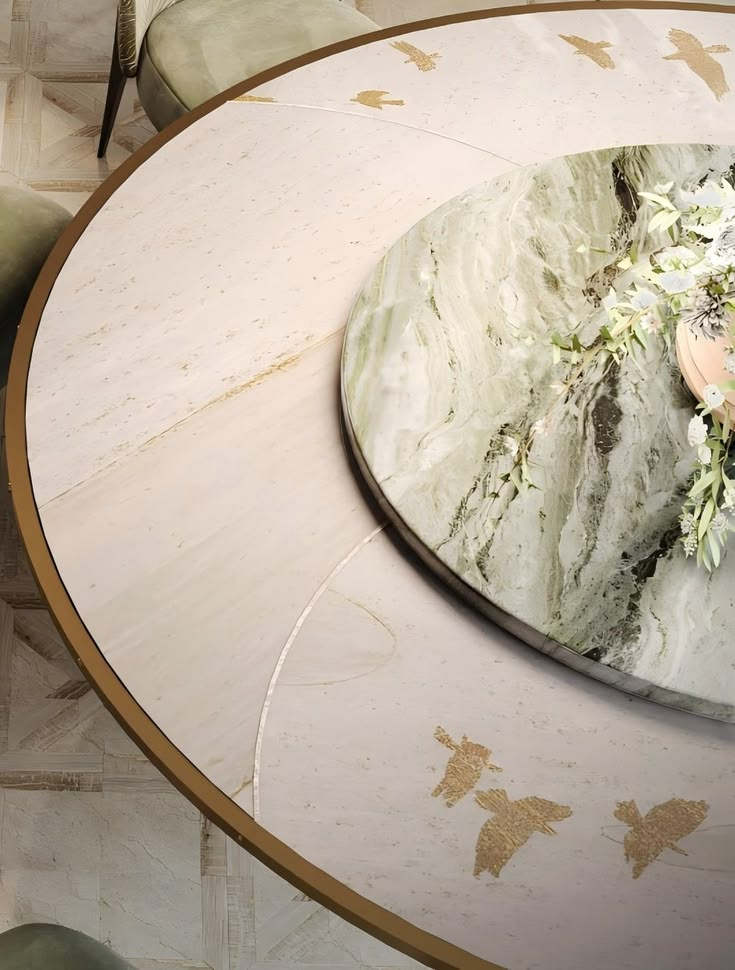
#> input picture table.jpg, 735 x 970 px
$ python make_table.py
#> lines starting #> are read from the running program, lines starting #| are printed output that depends on the picture; after the words box and inside, x2 and y2 are one past the last pixel; in counts of white or black regions, pixels touching at a corner belong together
"""Build the turning table's top from the owner's table photo (table.jpg).

Outputs to web/public/scene/:
  table-top.webp   the whole round top seen from straight above, so the stage
                   can turn it: white travertine, gold birds, the green marble
                   centre and the brass rim, with transparent corners
  table-edge.webp  a seamless strip of the brass band for the table's front edge

table.jpg is a photo from above at an angle, cut off on the right: about 140
degrees of the table, with its centre outside the frame. So the top is put
back together from the real pixels:
  1. The brass rim is an ellipse in the photo (fitted to the rim's pixels);
     an affine map turns it into a circle.
  2. The travertine ring, its seams and the rim come from one 90-degree slice
     with no birds in it, mirrored four times round, so it has no seam.
  3. The marble centre is a separate, raised disc (its own ellipse, measured
     by hand along its top edge). Its clean left part, clear of the flowers,
     is cut out and mirrored once, as stone slabs are bookmatched.
  4. The photo's two groups of gold birds are cut out and set at four even
     places round the ring.
  5. The photo's light falls from one side; it is evened out round the ring,
     or it would spin with the table.
The flower centrepiece is left out: it cannot be repeated round a turning top.
"""
import os

import cv2
import numpy as np
from PIL import Image

HERE = os.path.dirname(os.path.abspath(__file__))
SRC = os.path.join(HERE, "..", "table.jpg")
OUT = os.path.join(HERE, "..", "web", "public", "scene")

SIZE = 1400  # output diameter in px; the stage draws the top up to ~1.2x a phone width
# Fitted in table.jpg (735 x 970): centre, full axes, angle (cv2.fitEllipse).
RIM = ((775.34, 536.50), (1019.22, 1556.40), 105.20)
MARBLE = ((712.19, 428.67), (552.68, 766.93), 106.34)
RIM_OUTER = 1.009  # x rim radius: the fit runs down the rim's middle
SLICE = (326, 56)  # degrees, in the flattened view: travertine with no birds in it
MARBLE_PATCH = (390, 270, 490, 530)  # photo box: marble clear of the flowers' stems and of its edge
MARBLE_CONTRAST = 1.18  # the patch is the pale side of the slab: give back its depth
MARBLE_OUT = 0.49  # marble radius on the output, x table radius (measured ratio)
BEVEL = 0.014  # the marble's dark edge
BEVEL_SHADE = 0.55
RING_SKIP = 0.035  # skip the marble's shadow on the travertine next to it
# Gold bird groups in the flattened view: (degrees, radii), and the turns
# that set copies of them round the ring. The far group's ring starts past the
# flowers, whose leaves are almost gold.
BIRD_GROUPS = [((280, 320), (0.72, 0.99), [0, 180]), ((52, 94), (0.56, 0.95), [-44, 136])]
LIGHT_SMOOTH_DEG = 25
EDGE_SIZE = (1200, 96)


def axes_of(ellipse):
    (cx, cy), (w, h), angle = ellipse
    t = np.deg2rad(angle)
    e1 = np.array([np.cos(t), np.sin(t)])  # the axis of length w
    e2 = np.array([-np.sin(t), np.cos(t)])  # the axis of length h
    return np.array([cx, cy]), w / 2, h / 2, e1, e2


def photo_point(u, v):
    """Flattened (u, v), in rim radii from the table centre, -> photo x, y."""
    c, a1, a2, e1, e2 = axes_of(RIM)
    return c[0] + u * a2 * e2[0] + v * a1 * e1[0], c[1] + u * a2 * e2[1] + v * a1 * e1[1]


def flatten_point(x, y):
    """Photo x, y -> flattened (u, v): the inverse of photo_point."""
    c, a1, a2, e1, e2 = axes_of(RIM)
    d = np.stack([np.asarray(x) - c[0], np.asarray(y) - c[1]], -1)
    return d @ e2 / a2, d @ e1 / a1


def marble_edge(phi):
    """Distance from the table centre to the marble's edge along angle phi (flattened)."""
    c, a1, a2, e1, e2 = axes_of(MARBLE)
    t = np.linspace(0, 2 * np.pi, 4000, endpoint=False)
    x = c[0] + np.cos(t) * a1 * e1[0] + np.sin(t) * a2 * e2[0]
    y = c[1] + np.cos(t) * a1 * e1[1] + np.sin(t) * a2 * e2[1]
    u, v = flatten_point(x, y)
    ang = np.mod(np.arctan2(v, u), 2 * np.pi)
    rad = np.hypot(u, v)
    order = np.argsort(ang)
    ang, rad = ang[order], rad[order]
    return np.interp(np.mod(phi, 2 * np.pi), ang, rad, period=2 * np.pi)


def folded(phi_deg, start, end):
    """Fold any angle into the slice, mirroring every other copy so edges meet."""
    width = (end - start) % 360
    k = np.floor(phi_deg / width)
    local = phi_deg - k * width
    local = np.where(k % 2 == 1, width - local, local)
    return start + local


def sample(photo, u, v):
    x, y = photo_point(u, v)
    return cv2.remap(photo, x.astype(np.float32), y.astype(np.float32), cv2.INTER_LINEAR, borderMode=cv2.BORDER_REFLECT)


def even_light(img, rho, phi_deg, inside):
    """Divide out the photo's one-sided light, angle by angle round the ring."""
    lum = img.mean(axis=2)
    bins = np.mod(np.round(phi_deg), 360).astype(int)
    sums = np.bincount(bins[inside], lum[inside], minlength=360)
    counts = np.bincount(bins[inside], minlength=360)
    mean = np.where(counts > 0, sums / np.maximum(counts, 1), np.nan)
    known = ~np.isnan(mean)
    mean = np.interp(np.arange(360), np.arange(360)[known], mean[known], period=360)
    k = np.exp(-0.5 * (np.arange(-60, 61) / LIGHT_SMOOTH_DEG) ** 2)
    smooth = np.convolve(np.concatenate([mean[-60:], mean, mean[:60]]), k / k.sum(), "same")[60:-60]
    gain = smooth.mean() / smooth[bins]
    return np.clip(img * np.where(inside, gain, 1.0)[..., None], 0, 255)


def birds_layer(photo, rho, phi):
    """The photo's gold birds, cut out and set round the ring. Returns (rgb, alpha)."""
    rgb = np.zeros((SIZE, SIZE, 3), np.float32)
    alpha = np.zeros((SIZE, SIZE), np.float32)
    phi_deg = np.degrees(phi)
    for (start, end), (near, far), shifts in BIRD_GROUPS:
        in_ring = (rho > near) & (rho < far)
        for shift in shifts:
            src_deg = phi_deg - shift
            local = np.mod(src_deg - start, 360)
            here = in_ring & (local < (end - start) % 360)
            src_phi = np.radians(src_deg)
            px = sample(photo, rho * np.cos(src_phi), rho * np.sin(src_phi)).astype(np.float32)
            hsv = cv2.cvtColor(px.astype(np.uint8), cv2.COLOR_BGR2HSV).astype(np.float32)
            gold = (hsv[..., 0] >= 9) & (hsv[..., 0] <= 24) & (hsv[..., 1] > 70) & (hsv[..., 2] > 70)
            mask = cv2.GaussianBlur((gold & here).astype(np.float32), (0, 0), 0.9)
            rgb = np.where(mask[..., None] > alpha[..., None], px, rgb)
            alpha = np.maximum(alpha, mask)
    return rgb, np.clip(alpha * 1.4, 0, 1)


def marble_slab(photo):
    """The clean marble, bookmatched (mirrored once), sized to the centre disc."""
    left, top, right, bottom = MARBLE_PATCH
    half = photo[top:bottom, left:right].astype(np.float32)
    slab = np.concatenate([half, half[:, ::-1]], axis=1)
    side = min(slab.shape[:2])
    y0 = (slab.shape[0] - side) // 2
    x0 = (slab.shape[1] - side) // 2
    disc = round(SIZE * MARBLE_OUT)
    square = cv2.resize(slab[y0 : y0 + side, x0 : x0 + side], (disc, disc), interpolation=cv2.INTER_CUBIC)
    square = (square - square.mean()) * MARBLE_CONTRAST + square.mean()
    out = np.zeros((SIZE, SIZE, 3), np.float32)
    at = (SIZE - disc) // 2
    out[at : at + disc, at : at + disc] = square
    return out


def table_top(photo):
    g = (np.arange(SIZE) + 0.5) / SIZE * 2 - 1
    u, v = np.meshgrid(g, g)
    rho = np.hypot(u, v)
    phi = np.arctan2(v, u)
    phi_deg = np.mod(np.degrees(phi), 360)

    # Travertine ring and rim: from the bird-free slice, stretched to start
    # just past the marble's edge along each source angle.
    ring_deg = folded(phi_deg, *SLICE)
    ring_phi = np.radians(ring_deg)
    inner_out = MARBLE_OUT + BEVEL
    inner_src = marble_edge(ring_phi) + RING_SKIP
    t = np.clip((rho - inner_out) / (1 - inner_out), 0, 1)
    ring_rho = inner_src + t * (RIM_OUTER - inner_src)
    ring = sample(photo, ring_rho * np.cos(ring_phi), ring_rho * np.sin(ring_phi)).astype(np.float32)

    marble = marble_slab(photo)

    is_marble = rho < MARBLE_OUT
    is_ring = rho >= inner_out
    ring = even_light(ring, rho, phi_deg, is_ring & (rho < 0.97))
    img = np.where(is_marble[..., None], marble, ring)
    # The marble's bevel: a dark band, darkest at its outer side.
    bevel = (rho >= MARBLE_OUT) & (rho < inner_out)
    img = np.where(bevel[..., None], ring * BEVEL_SHADE, img)

    bird_rgb, bird_a = birds_layer(photo, rho, phi)
    img = img * (1 - bird_a[..., None]) + bird_rgb * bird_a[..., None]

    alpha = np.clip((1 - rho) * SIZE / 2 + 0.5, 0, 1) * 255
    rgba = np.clip(np.dstack([img[..., ::-1], alpha]), 0, 255).astype(np.uint8)
    return Image.fromarray(rgba, "RGBA")


def table_edge(photo):
    """The brass band: the rim's own colour, lit from above, seamless along x."""
    hsv = cv2.cvtColor(photo, cv2.COLOR_BGR2HSV)
    brass = (hsv[..., 0] >= 10) & (hsv[..., 0] <= 28) & (hsv[..., 1] > 110) & (hsv[..., 2] > 60) & (hsv[..., 2] < 210)
    colour = np.median(photo[brass], axis=0)[::-1].astype(np.float32)
    w, h = EDGE_SIZE
    y = np.linspace(0, 1, h)[:, None]
    # The stage darkens the edge's ends itself (.table-edge), so start bright: a lit lip, then falling off.
    shade = 1.45 - 0.5 * y + 0.3 * np.exp(-((y - 0.08) / 0.05) ** 2)
    rng = np.random.default_rng(7)
    brush = rng.normal(0, 1, (1, w))
    brush = np.real(np.fft.ifft(np.fft.fft(brush) * (np.abs(np.fft.fftfreq(w)) < 0.05)))  # periodic, so it tiles
    brush = 1 + 0.05 * brush / np.abs(brush).max()
    strip = colour[None, None, :] * (shade * brush)[..., None]
    return Image.fromarray(np.clip(strip, 0, 255).astype(np.uint8), "RGB")


def build_table():
    photo = cv2.imread(SRC)
#> photo is the input picture: shape (970, 735, 3); mean B, G, R 156.4, 172, 184
    top = table_top(photo)
#> in even_light, `bins = np.mod(np.round(phi_deg), 360).astype(int)`:
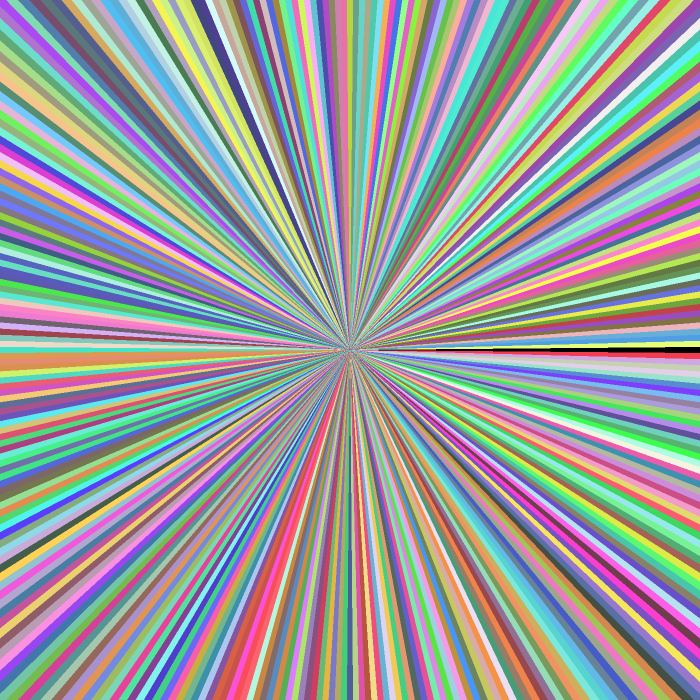
#> bins: shape (1400, 1400) int64 (shown at 1/2 size); 360 distinct labels, from 0 to 359; one colour per label, 0 black
#> in even_light, `sums = np.bincount(bins[inside], lum[inside], minlength=360)`: sums = 360 values, max 639602.7 at index 1, min 553555.3 at index 90, mean 611575.3
#> in even_light, `counts = np.bincount(bins[inside], minlength=360)`: counts = 360 values, max 2943 at index 26, min 2929 at index 27, mean 2937.3
#> in even_light, `mean = np.where(counts > 0, sums / np.maximum(counts, 1), np.nan)`: mean = 360 values, max 217.8 at index 1, min 188.5 at index 90, mean 208.2
#> in even_light, `smooth = np.convolve(np.concatenate([mean[-60:], mean, mean[:60]]), k ..`: smooth = 360 values, max 216.2 at index 0, min 198 at index 90, mean 208.2
#> the loop in birds_layer, `for (start, end), (near, far), shifts in BIRD_GROUPS:` made 2 passes
#> pass 1, in birds_layer, `in_ring = (rho > near) & (rho < far)`:
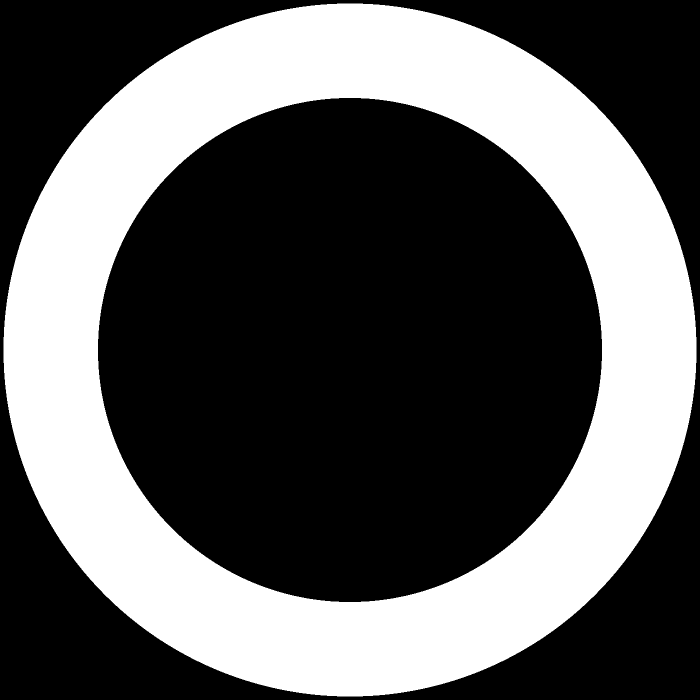
#> in_ring: shape (1400, 1400) bool (shown at 1/2 size); 36.3% white; 1 white region, box (x1, y1, x2, y2) and area: (7, 7, 1393, 1393) 710776
#> pass 1, in sample (call 2), `x, y = photo_point(u, v)`:
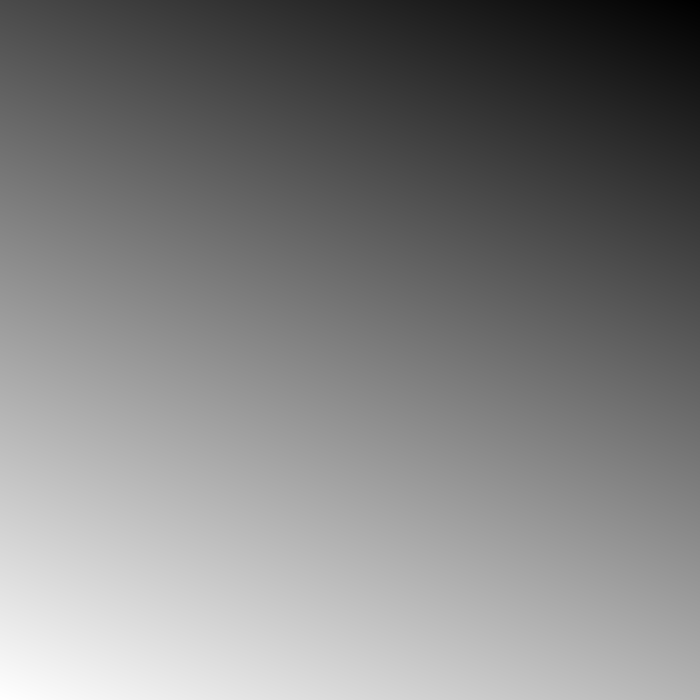
#> y: shape (1400, 1400) float64 (shown at 1/2 size); min -158.8, max 1231.8, mean 536.5; drawn with min black and max white
#> pass 1, in sample (call 3), `x, y = photo_point(u, v)`:
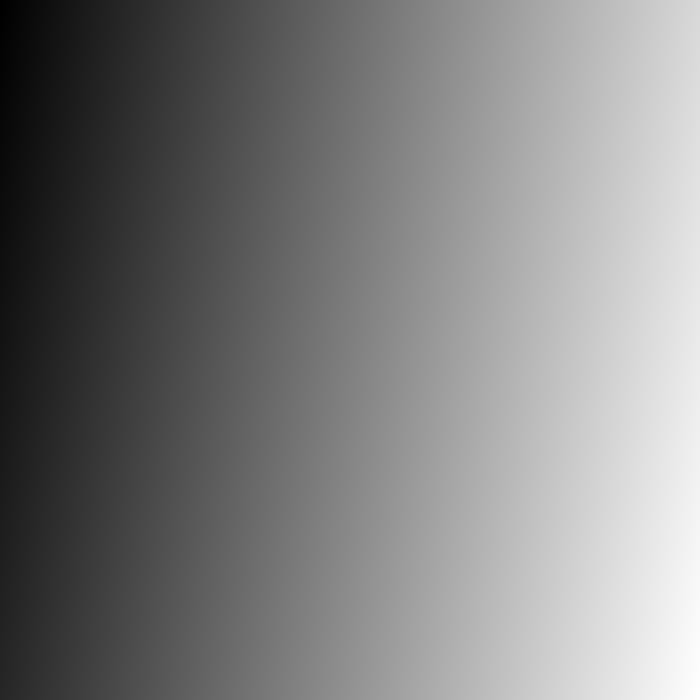
#> x: shape (1400, 1400) float64 (shown at 1/2 size); min -108.6, max 1659.3, mean 775.3; drawn with min black and max white
#> after the loop in birds_layer, `for (start, end), (near, far), shifts in BIRD_GROUPS:`:
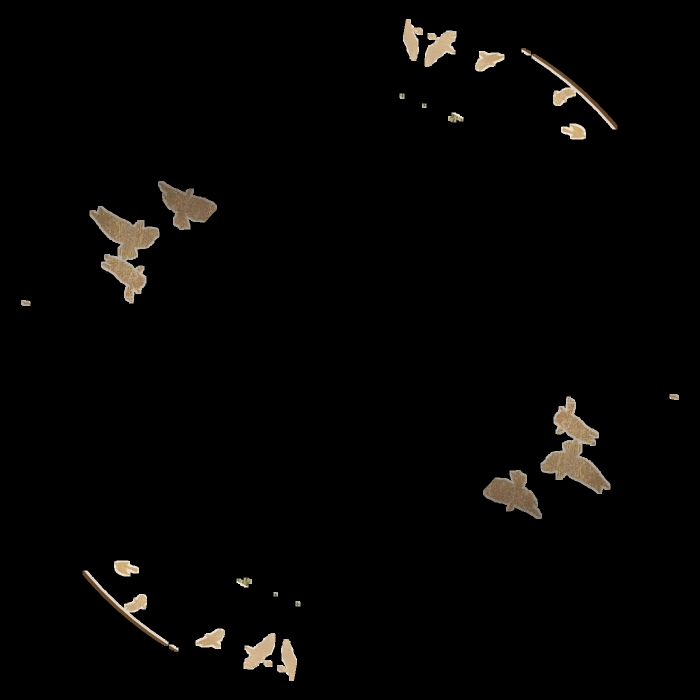
#> rgb: shape (1400, 1400, 3) float32 (shown at 1/2 size); mean B, G, R 3.8, 4.7, 5.3
    top.save(os.path.join(OUT, "table-top.webp"), quality=90, method=6)
    edge = table_edge(photo)
#> in table_edge, `hsv = cv2.cvtColor(photo, cv2.COLOR_BGR2HSV)`: hsv: shape (970, 735, 3); mean H, S, V 16.6, 44.2, 184
#> in table_edge, `brass = (hsv[..., 0] >= 10) & (hsv[..., 0] <= 28) & (hsv[..., 1] > 110..`:
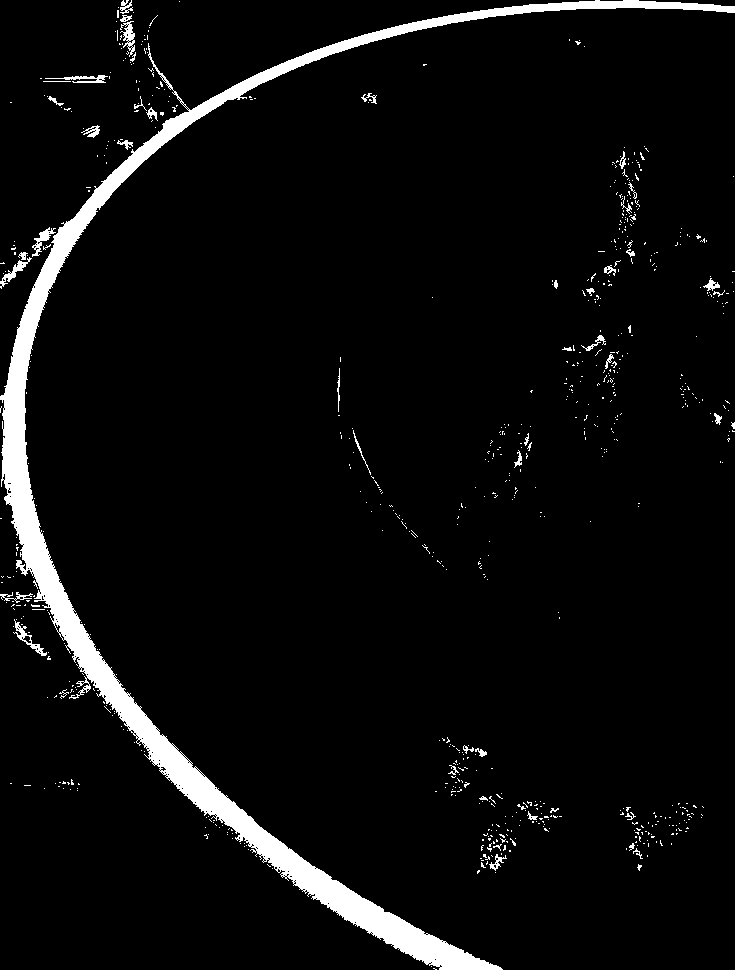
#> brass: shape (970, 735) bool; 5% white; 748 white regions (700 under 20 px), largest, box (x1, y1, x2, y2) and area: (0, 0, 735, 970) 30306, (13, 619, 47, 656) 245, (120, 21, 135, 57) 235
#> in table_edge, `colour = np.median(photo[brass], axis=0)[::-1].astype(np.float32)`: colour = [110, 81, 48]
#> in table_edge, `return Image.fromarray(np.clip(strip, 0, 255).astype(np.uint8), "RGB")`:
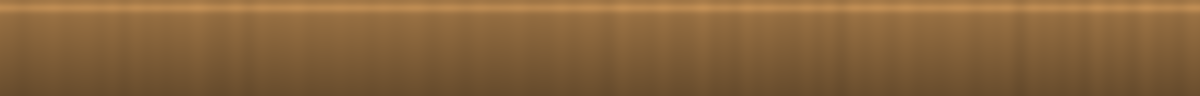
#> returned value: PIL image 1200x96 RGB; mean R, G, B 133.9, 98.5, 58.2
    edge.save(os.path.join(OUT, "table-edge.webp"), quality=90, method=6)
    rgb = np.asarray(top.convert("RGB"), dtype=float)[np.asarray(top)[..., 3] > 250]
    return "#{:02x}{:02x}{:02x}".format(*[int(c) for c in rgb.mean(0)])


if __name__ == "__main__":
    os.makedirs(OUT, exist_ok=True)
    print("table colour", build_table())
